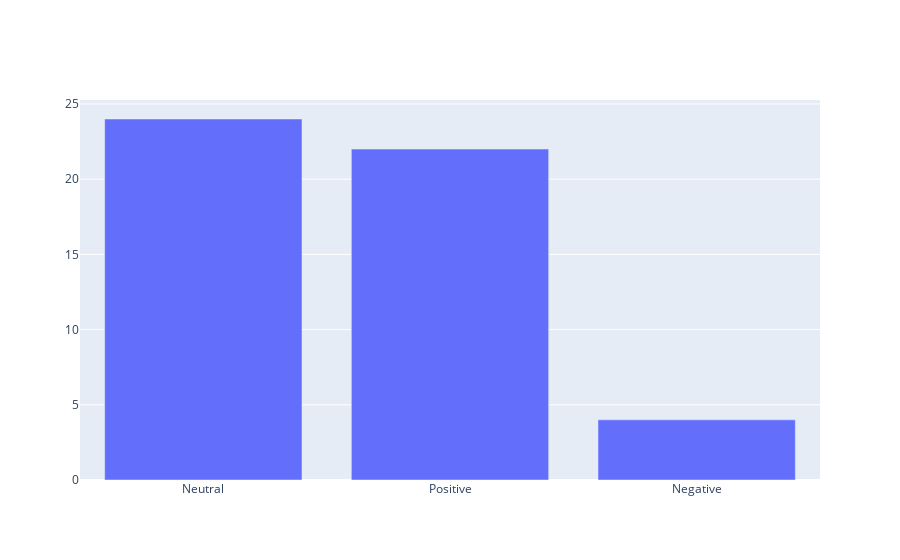

Notebook source saved alongside this figure:
### Code cell
import plotly.graph_objects as go

def plot_sentiments():
    t = pd.DataFrame(tweet_df["analysis"].value_counts()).reset_index().rename(columns={"index": "sentiment"})
    print(t)
    fig = go.Figure([go.Bar(x=t["sentiment"], y=t["analysis"])])
    # st.bar_chart(t)
    fig.show()

senti_img=plot_sentiments()

### Figure 1 — Plotly figure (JSON) as saved in the notebook; plotly's stock layout.template omitted (floating-point values rounded to 4 significant figures)
{"data": [{"type": "bar", "x": ["Neutral", "Positive", "Negative"], "y": [24, 22, 4]}], "layout": {}}
